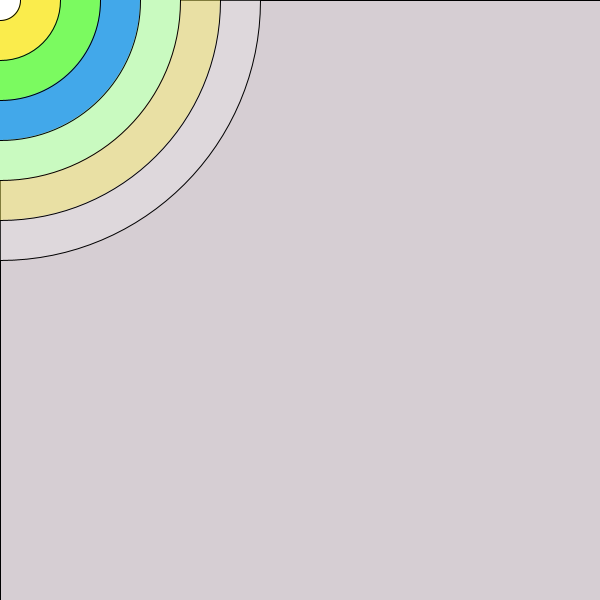
Frame 1 (no input)
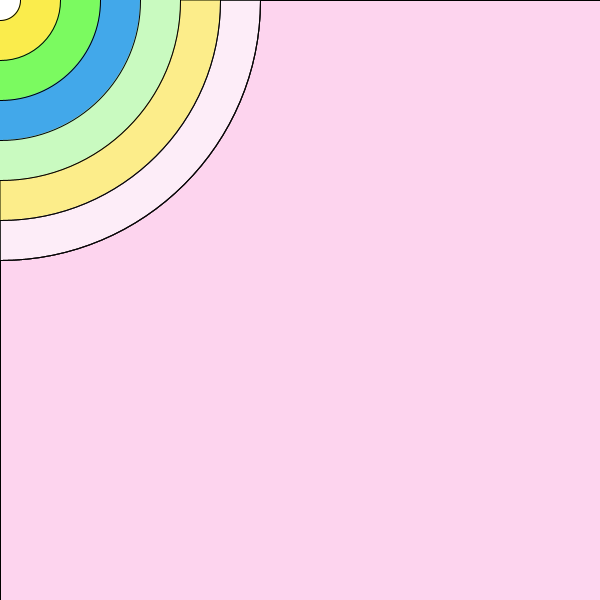
Frame 60 (the mouse pressed at the canvas centre just before this capture)
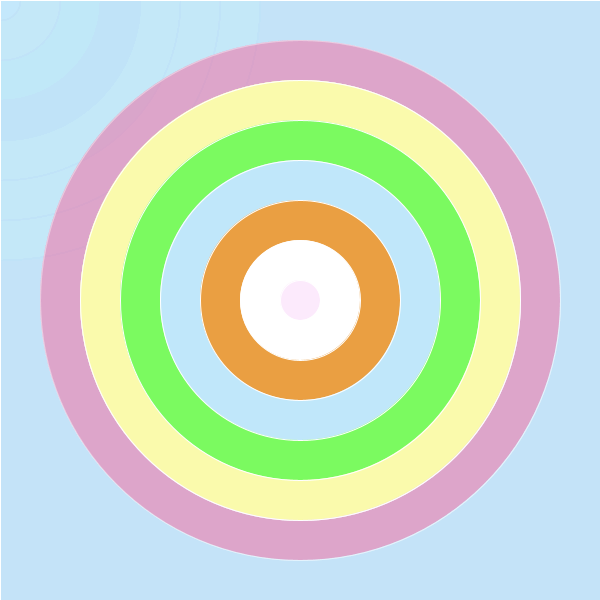
Frame 120 (the mouse held since frame 60 and released just before this capture)

The Processing sketch that drew these frames (run headless with seeded random() and noise(); from frame 60 on, the mouse is pressed at the canvas centre):

// Processing sketch: processing_107711
// ── processing_107711.pde

void setup() {
  size(600, 600);
}

void draw() {
  if (mousePressed) {
    fill(192,231,250,50);
  }
  else {
    fill(255,216,241,50);
  }
  rect(0,0,width,height);

  if (mousePressed) {
    stroke(255, 255, 255,50);
    fill(240, 114, 162,50);

    ellipse(mouseX, mouseY, 520, 520);
  }
  else {
    fill(255,255,255,50);
    ellipse(mouseX, mouseY, 520, 520);
  }
  if (mousePressed) {
    stroke(255, 255, 255);
    fill(250,250,172);

    ellipse(mouseX, mouseY, 440, 440);
  }
  else {
    fill(250, 236, 76,100);
    ellipse(mouseX, mouseY, 440, 440);
  }
  if (mousePressed) {
    stroke(255, 255, 255);
    fill(123, 250, 96);

    ellipse(mouseX, mouseY, 360, 360);
  }
  else {
    fill(201,250,192);
    ellipse(mouseX, mouseY, 360, 360);
  }
  if (mousePressed) {
    stroke(255, 255, 255);
    fill(192,231,250);

    ellipse(mouseX, mouseY, 280, 280);
  }
  else {
    fill(66,168,234);
    ellipse(mouseX, mouseY, 280, 280);
  }
  if (mousePressed) {
    stroke(255, 255, 255);
    fill(234,159,66);

    ellipse(mouseX, mouseY, 200, 200);
  }
  else {
    fill(123,250,96);
    ellipse(mouseX, mouseY, 200,200);
  }
  if (mousePressed) {
    stroke(255, 255, 255);
    fill(255,255,255);

    ellipse(mouseX, mouseY, 120, 120 );
  }
  else {
    fill(250, 236, 76);
    ellipse(mouseX, mouseY, 120,120);
  }
  if (mousePressed) {
    stroke(255, 255, 255);
    fill(240,150,241,50);

    ellipse(mouseX, mouseY, 40, 40);
  }
  else {
    fill(255,255,255);
    ellipse(mouseX, mouseY, 40,40);
  }
}
